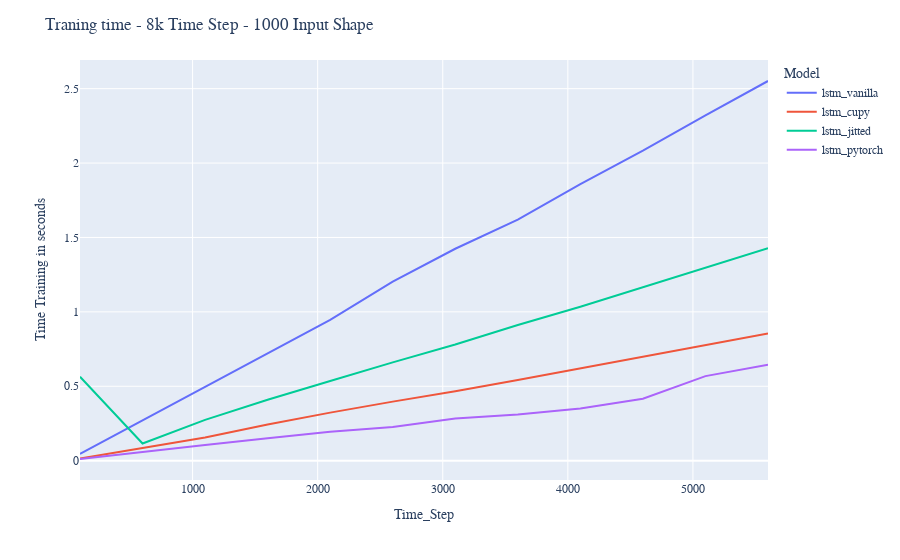

This figure's notebook cell:
### Markdown cell above
## Plot training time results

### Code cell
fig = px.line(df_kernel_forward,y="Time_Inference",
                 x="Time_Step",
                 color='Model')

fig.update_yaxes(title_text="Time Training in seconds")

fig.update_layout(title="Traning time - 8k Time Step - 1000 Input Shape",
                 font_family="Rockwell")

### Figure 1 — Plotly figure (JSON) as saved in the notebook; plotly's stock layout.template omitted (floating-point values rounded to 4 significant figures)
{"data": [{"hovertemplate": "Model=lstm_vanilla<br>Time_Step=%{x}<br>Time_Inference=%{y}<extra></extra>", "legendgroup": "lstm_vanilla", "line": {"color": "#636efa", "dash": "solid"}, "marker": {"symbol": "circle"}, "mode": "lines", "name": "lstm_vanilla", "orientation": "v", "showlegend": true, "type": "scatter", "x": [100, 600, 1100, 1600, 2100, 2600, 3100, 3600, 4100, 4600, 5100, 5600], "xaxis": "x", "y": [0.04504, 0.2703, 0.4937, 0.7192, 0.9467, 1.204, 1.424, 1.62, 1.859, 2.083, 2.32, 2.551], "yaxis": "y"}, {"hovertemplate": "Model=lstm_cupy<br>Time_Step=%{x}<br>Time_Inference=%{y}<extra></extra>", "legendgroup": "lstm_cupy", "line": {"color": "#EF553B", "dash": "solid"}, "marker": {"symbol": "circle"}, "mode": "lines", "name": "lstm_cupy", "orientation": "v", "showlegend": true, "type": "scatter", "x": [100, 600, 1100, 1600, 2100, 2600, 3100, 3600, 4100, 4600, 5100, 5600], "xaxis": "x", "y": [0.01395, 0.08437, 0.1563, 0.2433, 0.3229, 0.397, 0.4669, 0.5424, 0.6213, 0.6963, 0.7755, 0.8547], "yaxis": "y"}, {"hovertemplate": "Model=lstm_jitted<br>Time_Step=%{x}<br>Time_Inference=%{y}<extra></extra>", "legendgroup": "lstm_jitted", "line": {"color": "#00cc96", "dash": "solid"}, "marker": {"symbol": "circle"}, "mode": "lines", "name": "lstm_jitted", "orientation": "v", "showlegend": true, "type": "scatter", "x": [100, 600, 1100, 1600, 2100, 2600, 3100, 3600, 4100, 4600, 5100, 5600], "xaxis": "x", "y": [0.5637, 0.1156, 0.2741, 0.4096, 0.5351, 0.6607, 0.7804, 0.9117, 1.035, 1.166, 1.296, 1.428], "yaxis": "y"}, {"hovertemplate": "Model=lstm_pytorch<br>Time_Step=%{x}<br>Time_Inference=%{y}<extra></extra>", "legendgroup": "lstm_pytorch", "line": {"color": "#ab63fa", "dash": "solid"}, "marker": {"symbol": "circle"}, "mode": "lines", "name": "lstm_pytorch", "orientation": "v", "showlegend": true, "type": "scatter", "x": [100, 600, 1100, 1600, 2100, 2600, 3100, 3600, 4100, 4600, 5100, 5600], "xaxis": "x", "y": [0.01125, 0.05946, 0.1055, 0.1504, 0.1947, 0.2259, 0.2838, 0.31, 0.3513, 0.4162, 0.5683, 0.6446], "yaxis": "y"}], "layout": {"font": {"family": "Rockwell"}, "legend": {"title": {"text": "Model"}, "tracegroupgap": 0}, "margin": {"t": 60}, "title": {"text": "Traning time - 8k Time Step - 1000 Input Shape"}, "xaxis": {"anchor": "y", "domain": [0, 1], "title": {"text": "Time_Step"}}, "yaxis": {"anchor": "x", "domain": [0, 1], "title": {"text": "Time Training in seconds"}}}}
